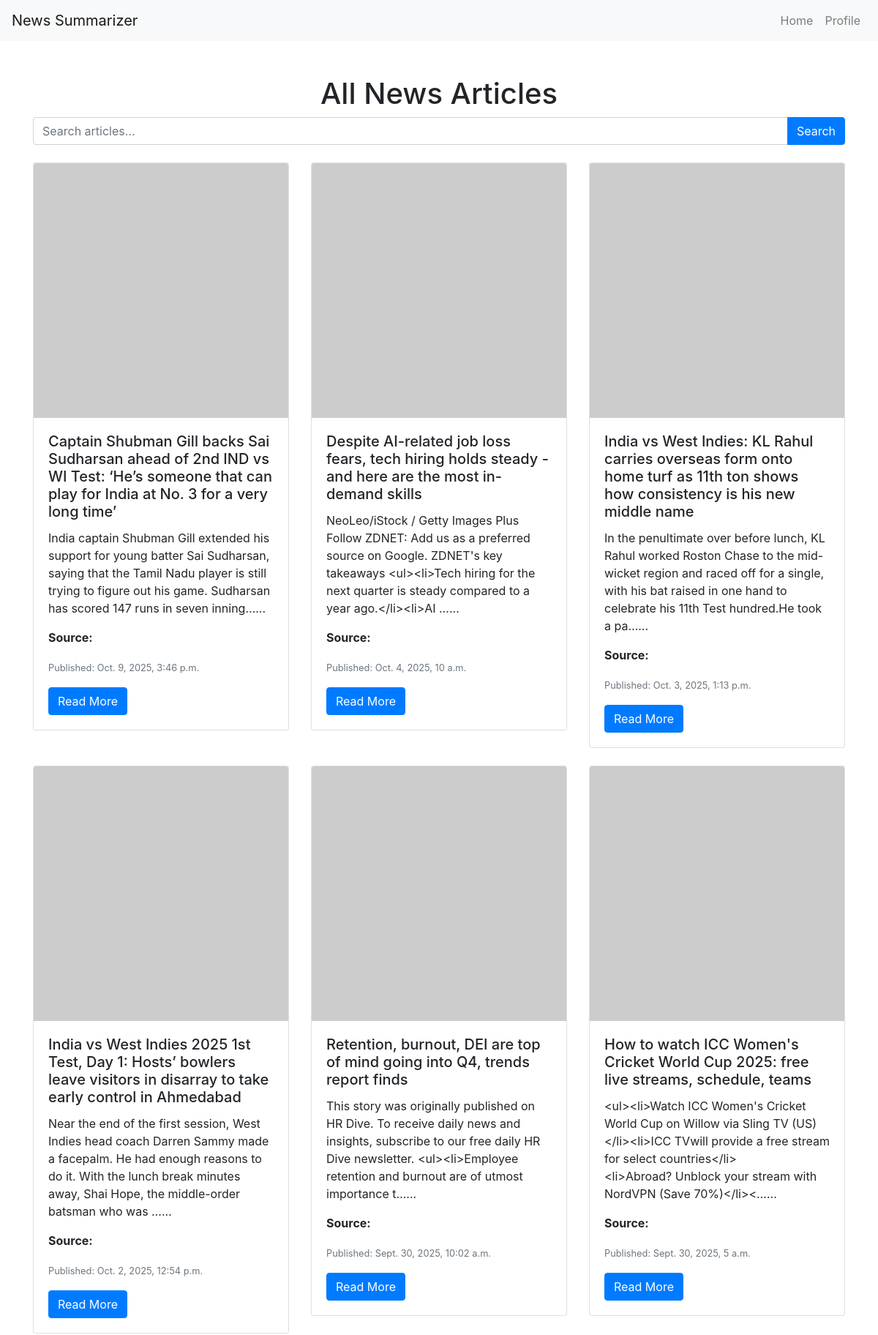
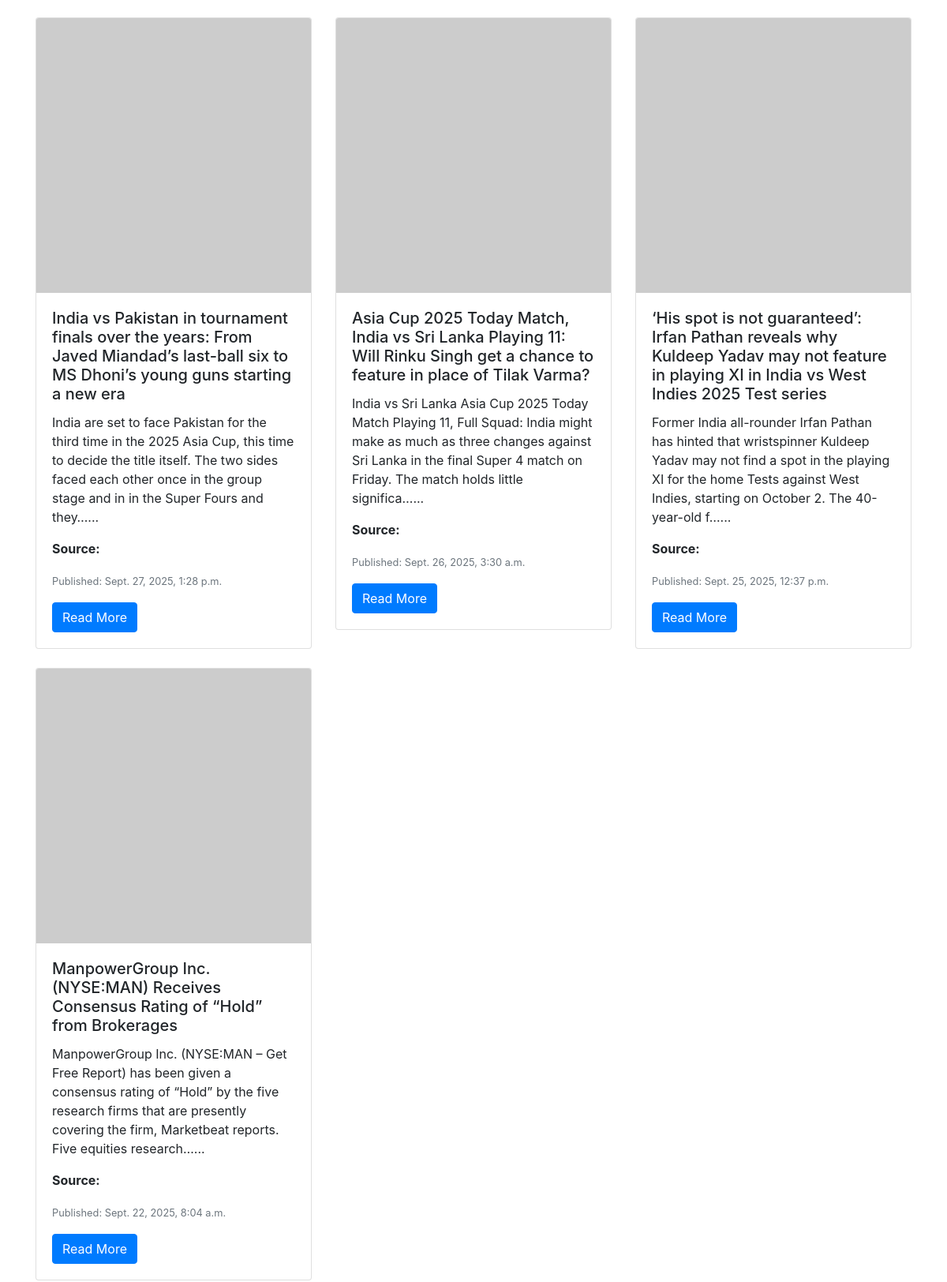
The page / (upper part) on the database its author committed (2 pictures, top to bottom).
### core/models.py (models this page shows, shortened)
class Article(models.Model):
    title = models.CharField(max_length=255)
    source = models.CharField(max_length=100)
    url = models.URLField(unique=True)
    content = models.TextField()
    description = models.TextField(null=True, blank=True)
    published_at = models.DateTimeField()
    created_at = models.DateTimeField(auto_now_add=True)
    keywords = models.JSONField(default=list)
    image_url = models.URLField(blank=True, null=True)

### core/views.py (the view)
# urls.py: path('', views.article_list, name='article_list'),
def article_list(request):
    query = request.GET.get('query', 'latest')
    if not Article.objects.exists():
        fetch_news(query)
    articles = Article.objects.all().order_by('-published_at')
    page_number = request.GET.get('page')
    paginator = Paginator(articles, 10)
    page_obj = paginator.get_page(page_number)
    return render(request, 'core/article_list.html', {'articles': articles, 'page_obj': page_obj})

### core/templates/core/article_list.html (shortened to what this page needs)
<!DOCTYPE html>
<html lang="en">
<head>
    <link href="https://stackpath.bootstrapcdn.com/bootstrap/4.5.0/css/bootstrap.min.css" rel="stylesheet">
</head>
<body>
    <nav class="navbar navbar-expand-lg navbar-light bg-light">
        <a class="navbar-brand" href="#">News Summarizer</a>
        <div class="collapse navbar-collapse" id="navbarNav">
            <ul class="navbar-nav ml-auto">
                <li class="nav-item">
                    <a class="nav-link" href="/">Home</a>
                </li>
                <li class="nav-item">
                    <a class="nav-link" href="accounts/profile/">Profile</a>
                </li>
            </ul>
        </div>
    </nav>
    <div class="container mt-5">
        <h1 class="text-center">All News Articles</h1>
        <form method="get" action="{% url 'news_view' %}" class="mb-4">
            <div class="input-group">
                <input type="text" name="keyword" class="form-control" placeholder="Search articles..." aria-label="Search articles">
                <div class="input-group-append">
                    <button class="btn btn-primary" type="submit">Search</button>
                </div>
            </div>
        </form>
        <div class="row">
            {% for article in page_obj %}
            <div class="col-md-4 mb-4">
                    <div class="card">
                        {% if article.image_url %}
                            <img src="{{ article.image_url }}" class="card-img-top" alt="Article Image" onerror="this.onerror=null;this.src='https://via.placeholder.com/150';">
                        {% else %}
                            <img src="https://via.placeholder.com/150" class="card-img-top" alt="Placeholder Image">
                        {% endif %}
                        <div class="card-body">
                            <h5 class="card-title">{{ article.title }}</h5>
                            <p class="card-text">{{ article.content|slice:":200" }}...</p>
                            <p class="card-text"><strong>Source:</strong> {{ article.source }}</p>
                            <p class="card-text"><small class="text-muted">Published: {{ article.published_at }}</small></p>
                            <a href="{{ article.url }}" target="_blank" class="btn btn-primary">Read More</a>
                        </div>
                    </div>
                </div>
            {% endfor %}
        </div>
    </div>
</body>
</html>

### rows shown on the page
Article: title "Captain Shubman Gill backs Sai Sudharsan ahead of 2nd IND vs WI Test: ‘He’s someone that can play for India at No. 3 for a very long time’", content "India captain Shubman Gill extended his support for young batter Sai Sudharsan, saying that the Tamil Nadu player is still trying to figure out his game. Sudharsan has scored 147 runs in seven inning…", published_at "Oct. 9, 2025, 3:46 p.m."
Article: title "Despite AI-related job loss fears, tech hiring holds steady - and here are the most in-demand skills", content "NeoLeo/iStock / Getty Images Plus Follow ZDNET: Add us as a preferred source on Google. ZDNET's key takeaways <ul><li>Tech hiring for the next quarter is steady compared to a year ago.</li><li>AI …", published_at "Oct. 4, 2025, 10 a.m."
Article: title "India vs West Indies: KL Rahul carries overseas form onto home turf as 11th ton shows how consistency is his new middle name", content "In the penultimate over before lunch, KL Rahul worked Roston Chase to the mid-wicket region and raced off for a single, with his bat raised in one hand to celebrate his 11th Test hundred.He took a pa…", published_at "Oct. 3, 2025, 1:13 p.m."
Article: title "India vs West Indies 2025 1st Test, Day 1: Hosts’ bowlers leave visitors in disarray to take early control in Ahmedabad", content "Near the end of the first session, West Indies head coach Darren Sammy made a facepalm. He had enough reasons to do it. With the lunch break minutes away, Shai Hope, the middle-order batsman who was …", published_at "Oct. 2, 2025, 12:54 p.m."
Article: title "Retention, burnout, DEI are top of mind going into Q4, trends report finds", content "This story was originally published on HR Dive. To receive daily news and insights, subscribe to our free daily HR Dive newsletter. <ul><li>Employee retention and burnout are of utmost importance t…", published_at "Sept. 30, 2025, 10:02 a.m."
Article: title "How to watch ICC Women's Cricket World Cup 2025: free live streams, schedule, teams", content "<ul><li>Watch ICC Women's Cricket World Cup on Willow via Sling TV (US)</li><li>ICC TVwill provide a free stream for select countries</li><li>Abroad? Unblock your stream with NordVPN (Save 70%)</li><…", published_at "Sept. 30, 2025, 5 a.m."
Article: title "India vs Pakistan in tournament finals over the years: From Javed Miandad’s last-ball six to MS Dhoni’s young guns starting a new era", content "India are set to face Pakistan for the third time in the 2025 Asia Cup, this time to decide the title itself. The two sides faced each other once in the group stage and in in the Super Fours and they…", published_at "Sept. 27, 2025, 1:28 p.m."
Article: title "Asia Cup 2025 Today Match, India vs Sri Lanka Playing 11: Will Rinku Singh get a chance to feature in place of Tilak Varma?", content "India vs Sri Lanka Asia Cup 2025 Today Match Playing 11, Full Squad: India might make as much as three changes against Sri Lanka in the final Super 4 match on Friday. The match holds little significa…", published_at "Sept. 26, 2025, 3:30 a.m."
Article: title "‘His spot is not guaranteed’: Irfan Pathan reveals why Kuldeep Yadav may not feature in playing XI in India vs West Indies 2025 Test series", content "Former India all-rounder Irfan Pathan has hinted that wristspinner Kuldeep Yadav may not find a spot in the playing XI for the home Tests against West Indies, starting on October 2. The 40-year-old f…", published_at "Sept. 25, 2025, 12:37 p.m."
Article: title "ManpowerGroup Inc. (NYSE:MAN) Receives Consensus Rating of “Hold” from Brokerages", content "ManpowerGroup Inc. (NYSE:MAN – Get Free Report) has been given a consensus rating of “Hold” by the five research firms that are presently covering the firm, Marketbeat reports. Five equities research…", published_at "Sept. 22, 2025, 8:04 a.m."
